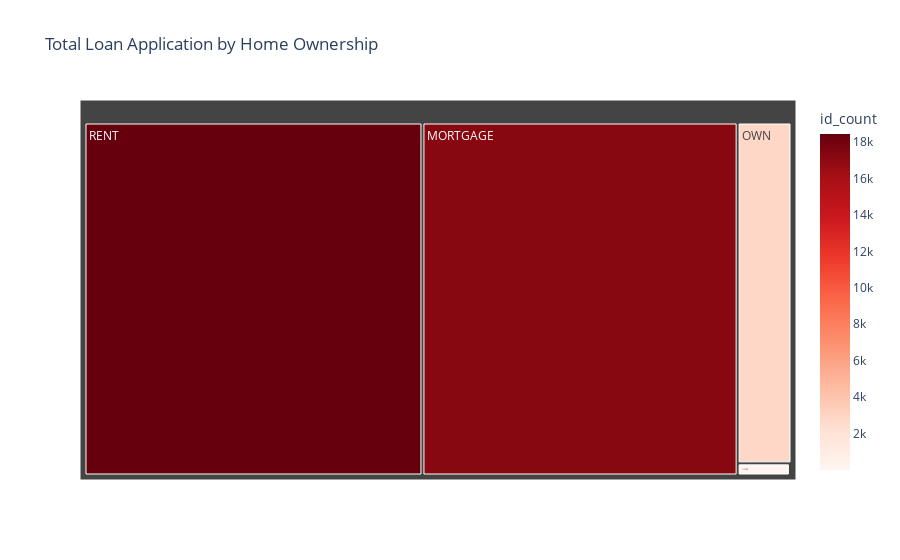

Write notebook code for a chart like this one.
### Markdown cell above
# Home Ownership by Total Loan Application

### Code cell
home_application = df.groupby('home_ownership')['id'].count().reset_index()
home_application['id_count']=home_application['id']

fig = px.treemap(
    home_application,
    path=['home_ownership'],
    values='id_count',
    color='id_count',
    color_continuous_scale='reds',
    title='Total Loan Application by Home Ownership'
)

fig.show()

### Figure 1 — Plotly figure (JSON) as saved in the notebook; plotly's stock layout.template omitted (floating-point values rounded to 4 significant figures)
{"data": [{"branchvalues": "total", "customdata": [[17198], [3], [98], [2838], [18439]], "domain": {"x": [0, 1], "y": [0, 1]}, "hovertemplate": "labels=%{label}<br>id_count_sum=%{value}<br>parent=%{parent}<br>id=%{id}<br>id_count=%{color}<extra></extra>", "ids": ["MORTGAGE", "NONE", "OTHER", "OWN", "RENT"], "labels": ["MORTGAGE", "NONE", "OTHER", "OWN", "RENT"], "marker": {"coloraxis": "coloraxis", "colors": [17198, 3, 98, 2838, 18439]}, "name": "", "parents": ["", "", "", "", ""], "type": "treemap", "values": [17198, 3, 98, 2838, 18439]}], "layout": {"autosize": true, "coloraxis": {"colorbar": {"title": {"text": "id_count"}}, "colorscale": [[0, "rgb(255,245,240)"], [0.125, "rgb(254,224,210)"], [0.25, "rgb(252,187,161)"], [0.375, "rgb(252,146,114)"], [0.5, "rgb(251,106,74)"], [0.625, "rgb(239,59,44)"], [0.75, "rgb(203,24,29)"], [0.875, "rgb(165,15,21)"], [1, "rgb(103,0,13)"]]}, "legend": {"tracegroupgap": 0}, "title": {"text": "Total Loan Application by Home Ownership"}}}
